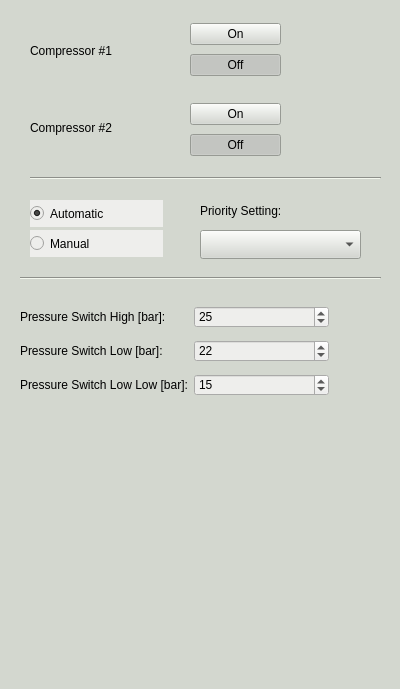
<?xml version="1.0" encoding="UTF-8"?>
<ui version="4.0">
 <class>ControlPanelCA</class>
 <widget class="QWidget" name="ControlPanelCA">
  <property name="geometry">
   <rect>
    <x>0</x>
    <y>0</y>
    <width>400</width>
    <height>689</height>
   </rect>
  </property>
  <property name="windowTitle">
   <string>Form</string>
  </property>
  <property name="styleSheet">
   <string notr="true">background-color: rgb(211, 215, 207);</string>
  </property>
  <widget class="QLabel" name="label_2">
   <property name="geometry">
    <rect>
     <x>200</x>
     <y>200</y>
     <width>201</width>
     <height>21</height>
    </rect>
   </property>
   <property name="text">
    <string>Priority Setting:</string>
   </property>
  </widget>
  <widget class="QRadioButton" name="radioButtonAutomatic">
   <property name="geometry">
    <rect>
     <x>30</x>
     <y>200</y>
     <width>133</width>
     <height>27</height>
    </rect>
   </property>
   <property name="styleSheet">
    <string notr="true">background-color: rgb(238, 238, 236);</string>
   </property>
   <property name="text">
    <string>Automatic</string>
   </property>
   <property name="checked">
    <bool>true</bool>
   </property>
  </widget>
  <widget class="QRadioButton" name="radioButtonManual">
   <property name="geometry">
    <rect>
     <x>30</x>
     <y>230</y>
     <width>133</width>
     <height>27</height>
    </rect>
   </property>
   <property name="styleSheet">
    <string notr="true">background-color: rgb(238, 238, 236);</string>
   </property>
   <property name="text">
    <string>Manual</string>
   </property>
   <property name="checked">
    <bool>false</bool>
   </property>
  </widget>
  <widget class="QComboBox" name="comboBox">
   <property name="geometry">
    <rect>
     <x>200</x>
     <y>230</y>
     <width>161</width>
     <height>29</height>
    </rect>
   </property>
  </widget>
  <widget class="Line" name="line">
   <property name="geometry">
    <rect>
     <x>30</x>
     <y>170</y>
     <width>351</width>
     <height>16</height>
    </rect>
   </property>
   <property name="orientation">
    <enum>Qt::Horizontal</enum>
   </property>
  </widget>
  <widget class="Line" name="line_2">
   <property name="geometry">
    <rect>
     <x>20</x>
     <y>270</y>
     <width>361</width>
     <height>16</height>
    </rect>
   </property>
   <property name="orientation">
    <enum>Qt::Horizontal</enum>
   </property>
  </widget>
  <widget class="QWidget" name="gridLayoutWidget">
   <property name="geometry">
    <rect>
     <x>20</x>
     <y>300</y>
     <width>309</width>
     <height>103</height>
    </rect>
   </property>
   <layout class="QGridLayout" name="gridLayout">
    <item row="1" column="0">
     <widget class="QLabel" name="labelPSL">
      <property name="text">
       <string>Pressure Switch Low [bar]:</string>
      </property>
     </widget>
    </item>
    <item row="0" column="0">
     <widget class="QLabel" name="labelPSLL_2">
      <property name="text">
       <string>Pressure Switch High [bar]:</string>
      </property>
     </widget>
    </item>
    <item row="1" column="1">
     <widget class="QSpinBox" name="spinBoxPSL">
      <property name="styleSheet">
       <string notr="true">background-color: rgb(238, 238, 236);</string>
      </property>
      <property name="maximum">
       <number>30</number>
      </property>
      <property name="value">
       <number>22</number>
      </property>
     </widget>
    </item>
    <item row="0" column="1">
     <widget class="QSpinBox" name="spinBoxPSH">
      <property name="autoFillBackground">
       <bool>false</bool>
      </property>
      <property name="styleSheet">
       <string notr="true">background-color: rgb(238, 238, 236);</string>
      </property>
      <property name="maximum">
       <number>35</number>
      </property>
      <property name="value">
       <number>25</number>
      </property>
     </widget>
    </item>
    <item row="2" column="0">
     <widget class="QLabel" name="labelPSLL">
      <property name="text">
       <string>Pressure Switch Low Low [bar]:</string>
      </property>
     </widget>
    </item>
    <item row="2" column="1">
     <widget class="QSpinBox" name="spinBoxPSLL">
      <property name="styleSheet">
       <string notr="true">background-color: rgb(238, 238, 236);</string>
      </property>
      <property name="value">
       <number>15</number>
      </property>
     </widget>
    </item>
   </layout>
  </widget>
  <widget class="QWidget" name="gridLayoutWidget_3">
   <property name="geometry">
    <rect>
     <x>190</x>
     <y>20</y>
     <width>91</width>
     <height>61</height>
    </rect>
   </property>
   <layout class="QGridLayout" name="gridLayout_3">
    <item row="0" column="0">
     <widget class="QPushButton" name="buttonOnCompressor0">
      <property name="text">
       <string>On</string>
      </property>
      <property name="checkable">
       <bool>true</bool>
      </property>
     </widget>
    </item>
    <item row="1" column="0">
     <widget class="QPushButton" name="buttonOffCompressor0">
      <property name="text">
       <string>Off</string>
      </property>
      <property name="checkable">
       <bool>true</bool>
      </property>
      <property name="checked">
       <bool>true</bool>
      </property>
     </widget>
    </item>
   </layout>
  </widget>
  <widget class="QWidget" name="gridLayoutWidget_4">
   <property name="geometry">
    <rect>
     <x>190</x>
     <y>100</y>
     <width>91</width>
     <height>61</height>
    </rect>
   </property>
   <layout class="QGridLayout" name="gridLayout_4">
    <item row="1" column="0">
     <widget class="QPushButton" name="buttonOffCompressor1">
      <property name="enabled">
       <bool>true</bool>
      </property>
      <property name="text">
       <string>Off</string>
      </property>
      <property name="checkable">
       <bool>true</bool>
      </property>
      <property name="checked">
       <bool>true</bool>
      </property>
      <property name="flat">
       <bool>false</bool>
      </property>
     </widget>
    </item>
    <item row="0" column="0">
     <widget class="QPushButton" name="buttonOnCompressor1">
      <property name="enabled">
       <bool>true</bool>
      </property>
      <property name="text">
       <string>On</string>
      </property>
      <property name="checkable">
       <bool>true</bool>
      </property>
     </widget>
    </item>
   </layout>
  </widget>
  <widget class="QLabel" name="labelCompressor2">
   <property name="geometry">
    <rect>
     <x>30</x>
     <y>100</y>
     <width>139</width>
     <height>56</height>
    </rect>
   </property>
   <property name="text">
    <string>Compressor #2</string>
   </property>
  </widget>
  <widget class="QLabel" name="labelCompressor1">
   <property name="geometry">
    <rect>
     <x>30</x>
     <y>20</y>
     <width>139</width>
     <height>61</height>
    </rect>
   </property>
   <property name="text">
    <string>Compressor #1</string>
   </property>
  </widget>
 </widget>
 <resources/>
 <connections/>
</ui>
